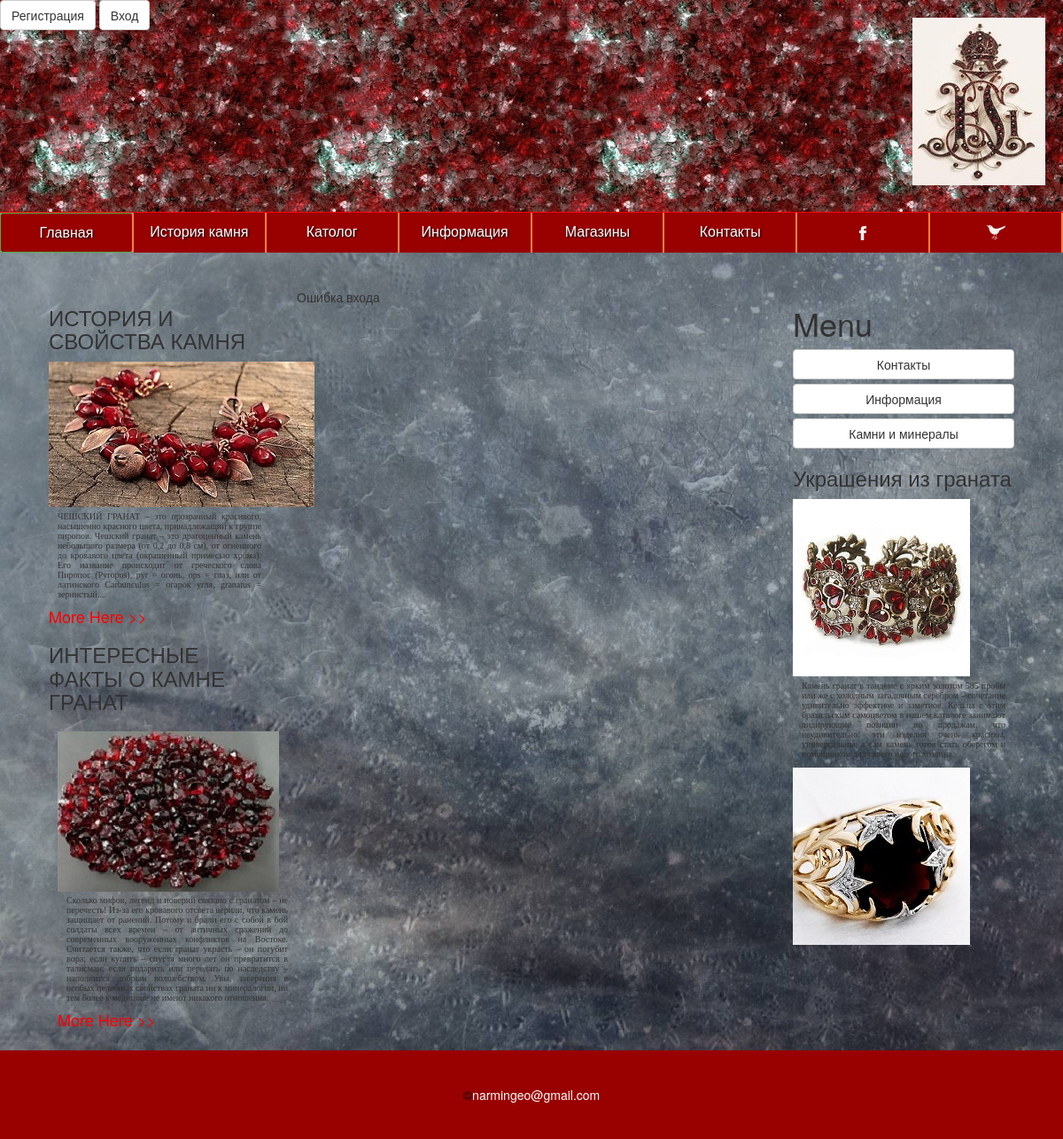
The page /cobinet.php on the database as committed earlier.
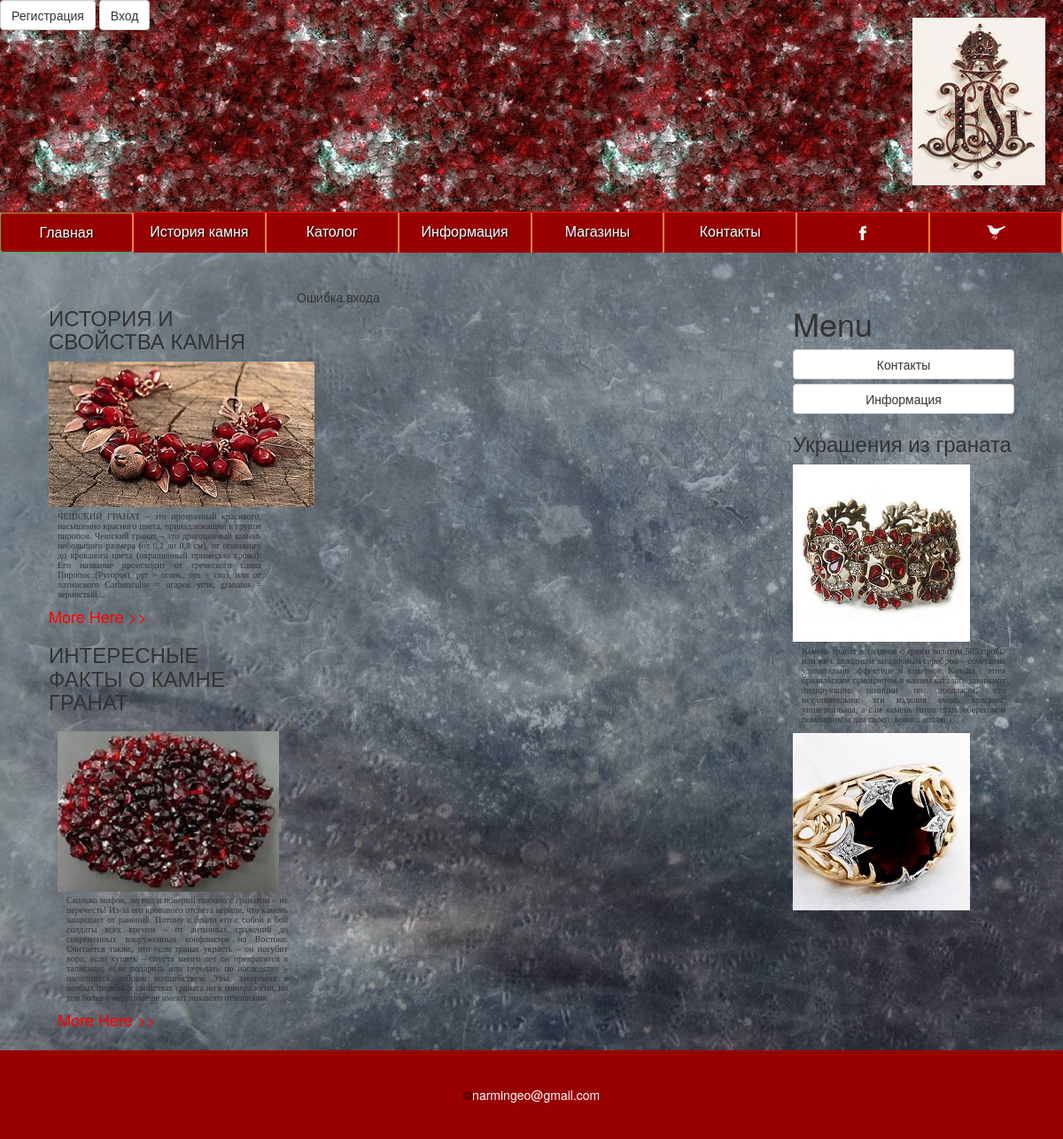
The same page on the database as committed later.
### tables this page shows
CREATE TABLE IF NOT EXISTS `maintexts` (
  `id` int(11) NOT NULL,
  `name` tinytext NOT NULL,
  `body` text NOT NULL,
  `url` tinytext NOT NULL,
  `leftmenu` enum('0','1') NOT NULL DEFAULT '0',
  `lang` enum('ru','en') NOT NULL DEFAULT 'ru',
  `showhide` enum('show','hide') NOT NULL DEFAULT 'show',
  `putdate` date NOT NULL
);

### templates/bottom.php (the view)
</div>
	<div class="col-md-3">
	<H1>Menu</H1>
	<?php
	$obg_menu = mysqli_query($dbcon, "SELECT * FROM maintexts WHERE leftmenu='1'");
	while($menu = mysqli_fetch_array($obg_menu)){
	echo "<a href='index.php?url=".$menu['url']."' class='btn btn-default btn-block'>";
	echo $menu['name'];
	echo "</a>";
	}
	?>
	<h3>Украшения из граната</h3>
		<img src="media/img/phoca_thumb_l_zlaty_sperk_04.jpg"/>
		<p>Камень гранат в тандеме с ярким золотом 585 пробы или же с холодным загадочным серебром – сочетание удивительно эффектное и заметное. Кольца с этим бразильским самоцветом в нашем каталоге занимают лидирующие позиции по продажам, что неудивительно: эти изделия очень красивы, универсальны, а сам камень готов стать оберегом и помощником для своего нового хозяина.</p>
		<img src="media/img/phoca_thumb_l_zlaty_sperk_05.jpg"/>
	</div>
</div>
<br style="clear:both"/>
<footer class='foot'>&copy;<a href='mail to:narmingeo@gmail.com'>narmingeo@gmail.com</a>
</footer>
</body>
</html>

Rows that differ between the two databases and show on the page:
removed maintexts: name "Камни и минералы"
